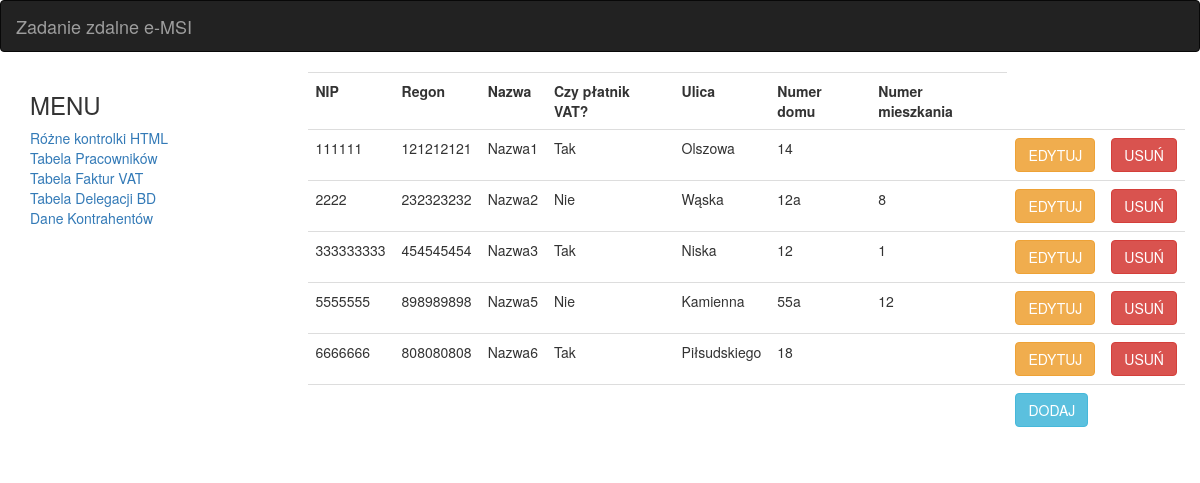
The app's page /kontrahent.php with its own data.
### tables this page shows
CREATE TABLE `kontrahent` (
  `NIP` text NOT NULL,
  `REGON` int(11) NOT NULL,
  `Nazwa` text NOT NULL,
  `Platnik` tinyint(1) NOT NULL,
  `Ulica` text NOT NULL,
  `Nr_domu` text NOT NULL,
  `Nr_miesz` text NOT NULL
);

### kontrahent.php (the view, shortened to what this page needs)
<?php
require("header.php");
require("footer.php");
require("menu.php");
?>
<div id="prawy">
<?php
require_once("config.php");
$baza = mysqli_connect($serwer, $user, $haslo, $baza_danych);
mysqli_query($baza, "SET NAMES 'utf8'");
?>
<table class="table table-hover">
	<tr>
		<th>NIP</th>
		<th>Regon</th>
		<th>Nazwa</th>
		<th>Czy płatnik VAT?</th>
		<th>Ulica</th>
		<th>Numer domu</th>
		<th>Numer mieszkania</th>
	</tr>
	<?php
	$query = "select * from kontrahent order by 1";
	$zap = mysqli_query($baza, $query);
	while($row = mysqli_fetch_array($zap))
	{
		?>
	<tr>
	<?php
	for($i=0; $i < 7; $i++){
		?>
		<td>
		<?php if($i == 3){
			if($row[$i] == 1){
				echo "Tak";
			}else{
				echo "Nie";
			}
		}else{
			echo $row[$i];
		}?>
		</td>
	<?php } ?>
		<td><form name="edycja" method="post" action="kontrahentForm.php"><input type="hidden" name="id" value=<?php echo $row[0]; ?>><input type="submit" name="edit" value="EDYTUJ" class="btn btn-warning"></form></td>
		<td><form name="usun" method="post" action="kontrahentDel.php"><input type="hidden" name="id" value=<?php echo $row[0]; ?>><input type="submit" name="delete" value="USUŃ" class="btn btn-danger"></form></td>
	</tr>
	<?php } ?>
	<tr>
		<td></td>
		<td></td>
		<td></td>
		<td></td>
		<td></td>
		<td></td>
		<td></td>
		<td><input type="button" value="DODAJ" onclick="location.href = 'kontrahentForm.php';" class="btn btn-info"></td>
		<td></td>
	</tr>
</table>
</div>

### style.css (style rules this page uses)
#prawy { width: 75%; height: 80%; float: right; }

### records on screen
kontrahent: NIP "111111", REGON "121212121", Nazwa "Nazwa1", Platnik "Tak", Ulica "Olszowa", Nr_domu "14"
kontrahent: NIP "2222", REGON "232323232", Nazwa "Nazwa2", Platnik "Nie", Ulica "Wąska", Nr_domu "12a", Nr_miesz "8"
kontrahent: NIP "333333333", REGON "454545454", Nazwa "Nazwa3", Platnik "Tak", Ulica "Niska", Nr_domu "12", Nr_miesz "1"
kontrahent: NIP "5555555", REGON "898989898", Nazwa "Nazwa5", Platnik "Nie", Ulica "Kamienna", Nr_domu "55a", Nr_miesz "12"
kontrahent: NIP "6666666", REGON "808080808", Nazwa "Nazwa6", Platnik "Tak", Ulica "Piłsudskiego", Nr_domu "18"
